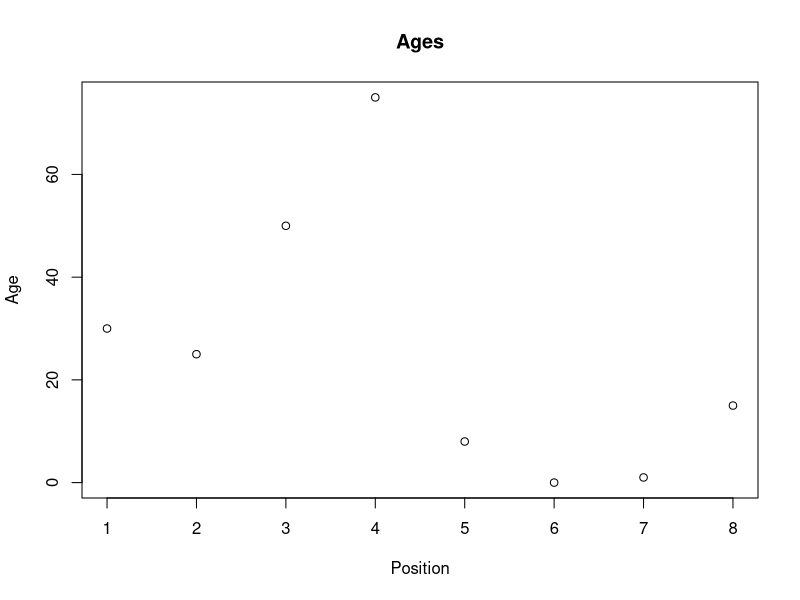

This figure's R source:
Age <- c(30.,25.,50.,75.,8.,0.,1.,15.)

pdf("plot.pdf")

print("--- Running plot ---")

plot(Age, main='Ages', xlab='Position', ylab='Age')
dev.off()